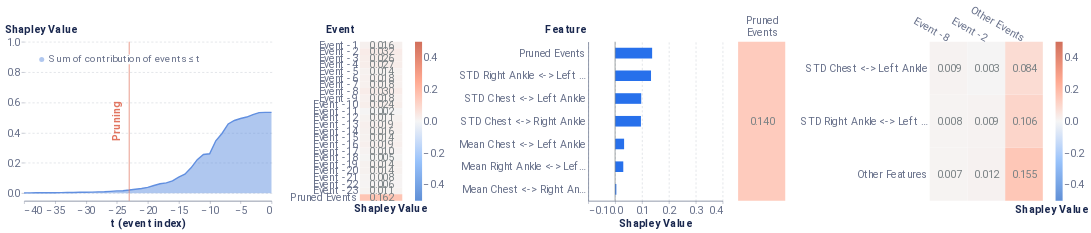

The cell this chart's notebook holds for it:
### Markdown cell above
### Local Report on positive instance

### Code cell
from timeshap.explainer import local_report

pruning_dict = {'tol': 0.025}
event_dict = {'rs': 42, 'nsamples': 32000}
feature_dict = {'rs': 42, 'nsamples': 32000, 'feature_names': model_features, 'plot_features': plot_feats}
cell_dict = {'rs': 42, 'nsamples': 32000, 'top_x_feats': 2, 'top_x_events': 2}
local_report(f, pos_x_data, pruning_dict, event_dict, feature_dict, cell_dict=cell_dict, entity_uuid=positive_sequence_id, entity_col='all_id', baseline=average_event)

### Figure 1 — Vega-Lite specification as saved in the notebook (floating-point values rounded to 4 significant figures)
{"config": {"axis": {"domain": true, "domainColor": "#666F89", "grid": false, "gridCap": "round", "gridColor": "#B3B7C4", "gridDash": [2, 4], "gridWidth": 0.5, "labelColor": "#666F89", "labelFont": "Roboto, Arial, sans-serif", "labelPadding": 2, "tickColor": "#666F89", "tickOpacity": 0.5, "tickSize": 4, "titleColor": "#19274E", "titleFont": "Roboto, Arial, sans-serif", "titleFontSize": 12}, "axisBand": {"domain": true, "labelPadding": 4, "ticks": false}, "axisY": {"domain": false, "titleAlign": "left", "titleAngle": 0, "titleX": -20, "titleY": -10}, "legend": {"labelColor": "#666F89", "labelFont": "Roboto, Arial, sans-serif", "labelFontSize": 12, "symbolSize": 40, "titleColor": "#19274E", "titleFont": "Roboto, Arial, sans-serif", "titleFontSize": 12, "titlePadding": 4}, "arc": {"stroke": "#FFFFFF", "strokeWidth": 1}, "bar": {"fill": "#2770EB", "stroke": null}, "line": {"stroke": "#2770EB", "strokeWidth": 2}, "path": {"stroke": "#2770EB", "strokeWidth": 0.5}, "point": {"fill": "#2770EB", "shape": "circle", "filled": true}, "rect": {"fill": "#2770EB"}, "rule": {"stroke": "#666F89"}, "shape": {"stroke": "#2770EB"}, "text": {"color": "#19274E", "font": "Roboto, Arial, sans-serif", "fontSize": 12}, "range": {"category": ["#2770EB", "#77B98A", "#DA5252", "#FFC400", "#A87AEA", "#00A39E", "#19274E"], "diverging": ["#006360", "#2BB3AE", "#96D9D7", "#FFFFFF", "#EDAAAA", "#DA5252", "#811D1D"], "heatmap": ["#18448F", "#1B4EA5", "#2770EB", "#4C88EE", "#82ACF3", "#A6C4F7", "#E9F1FD"], "ramp": ["#18448F", "#1B4EA5", "#2770EB", "#4C88EE", "#82ACF3", "#A6C4F7", "#E9F1FD"]}, "background": "#FFFFFF", "group": {"fill": "#FFFFFF"}, "header": {"labelColor": "#19274E", "labelFont": "Roboto, Arial, sans-serif", "labelFontSize": 12, "titleColor": "#19274E", "titleFont": "Roboto, Arial, sans-serif", "titleFontSize": 16}, "title": {"anchor": "start", "color": "#19274E", "font": "Roboto, Arial, sans-serif", "fontSize": 20, "fontWeight": "bold", "offset": 20, "subtitleColor": "#19274E", "subtitleFontSize": 16}, "view": {"continuousHeight": 300, "continuousWidth": 400, "stroke": "transparent"}}, "hconcat": [{"layer": [{"mark": {"type": "area", "opacity": 0.5}, "encoding": {"color": {"type": "nominal", "field": "Coalition", "legend": {"fillColor": "white", "labelFontSize": 14, "labelLimit": 0, "orient": "top-left", "symbolSize": 50, "symbolStrokeWidth": 0, "title": null}, "scale": {"domain": ["Sum of contribution of events ≤ t"], "range": ["#618FE0"]}}, "x": {"type": "quantitative", "axis": {"labelFontSize": 15, "title": "t (event index)", "titleFontSize": 15}, "field": "t (event index)"}, "y": {"type": "quantitative", "axis": {"grid": true, "labelFontSize": 15, "titleFontSize": 15, "titleX": -28}, "field": "Shapley Value", "scale": {"domain": [-0.05, 1]}}}}, {"mark": "line", "encoding": {"color": {"type": "nominal", "field": "Coalition", "legend": {"fillColor": "white", "labelFontSize": 14, "labelLimit": 0, "orient": "top-left", "symbolSize": 50, "symbolStrokeWidth": 0, "title": null}, "scale": {"domain": ["Sum of contribution of events ≤ t"], "range": ["#618FE0"]}}, "x": {"type": "quantitative", "axis": {"labelFontSize": 15, "title": "t (event index)", "titleFontSize": 15}, "field": "t (event index)"}, "y": {"type": "quantitative", "axis": {"grid": true, "labelFontSize": 15, "titleFontSize": 15, "titleX": -28}, "field": "Shapley Value", "scale": {"domain": [-0.05, 1]}}}}, {"data": {"name": "data-00f9f9d497b03298be4af29d0ce28e00"}, "mark": {"type": "rule", "color": "#E17560"}, "encoding": {"x": {"type": "quantitative", "field": "x"}}}, {"data": {"name": "data-3a7b7db6c2eceac850927f663c8c65eb"}, "mark": {"type": "text", "angle": 270, "color": "#E17560", "fontSize": 15, "fontWeight": "bold", "text": "Pruning"}, "encoding": {"x": {"type": "quantitative", "field": "x"}}}], "data": {"name": "data-5381ca137d48433380575fa620f21ad6"}, "height": 225, "width": 350}, {"layer": [{"mark": "rect", "encoding": {"color": {"type": "quantitative", "field": "rounded", "legend": {"gradientLength": 225, "gradientThickness": 10, "labelFontSize": 15, "orient": "right"}, "scale": {"domain": [-0.5, 0.5], "range": ["#5f8fd6", "#99c3fb", "#f5f5f5", "#ffaa92", "#d16f5b"]}, "title": null}, "x": {"type": "ordinal", "axis": {"title": "Shapley Value", "titleFontSize": 15}, "field": "column"}, "y": {"type": "ordinal", "axis": {"domain": false, "labelFontSize": 15, "title": "Event", "titleFontSize": 15, "titleX": -49}, "field": "Feature", "sort": ["Event -1", "Event -2", "Event -3", "Event -4", "Event -5", "Event -6", "Event -7", "Event -8", "Event -9", "Event -10", "Event -11", "Event -12", "Event -13", "Event -14", "Event -15", "Event -16", "Event -17", "Event -18", "Event -19", "Event -20", "Event -21", "Event -22", "Event -23", "Pruned Events"]}}}, {"mark": {"type": "text", "align": "right", "baseline": "middle", "color": "#798184", "dx": 18, "fontSize": 15}, "encoding": {"text": {"type": "nominal", "field": "rounded_str"}, "x": {"type": "ordinal", "axis": {"domain": false, "labels": false, "title": "Shapley Value", "titleX": 43}, "field": "column"}, "y": {"type": "ordinal", "axis": {"domain": false, "labelFontSize": 15, "title": "Event", "titleFontSize": 15, "titleX": -49}, "field": "Feature", "sort": ["Event -1", "Event -2", "Event -3", "Event -4", "Event -5", "Event -6", "Event -7", "Event -8", "Event -9", "Event -10", "Event -11", "Event -12", "Event -13", "Event -14", "Event -15", "Event -16", "Event -17", "Event -18", "Event -19", "Event -20", "Event -21", "Event -22", "Event -23", "Pruned Events"]}}}], "data": {"name": "data-fa14adf077a5e93ea9a36a019ded6981"}, "height": 225, "width": 60}, {"layer": [{"data": {"name": "data-ee5fc96509129c45ffe267dc3ff26161"}, "mark": {"type": "bar", "size": 15, "thickness": 1}, "encoding": {"x": {"type": "quantitative", "axis": {"grid": true, "labelFontSize": 15, "title": "Shapley Value", "titleFontSize": 15}, "field": "Shapley Value", "scale": {"domain": [-0.1, 0.4]}}, "y": {"type": "nominal", "axis": {"labelFontSize": 15, "title": "Feature", "titleFontSize": 15, "titleX": -61}, "field": "Feature", "sort": {"field": "sort_col", "order": "descending"}}}}, {"data": {"name": "data-9c00aa9dc2b1c1a0b4bf9b34ead12925"}, "mark": {"type": "rule", "color": "#798184"}, "encoding": {"x": {"type": "quantitative", "field": "x"}}}], "height": 225, "width": 190}, {"hconcat": [{"layer": [{"mark": "rect", "encoding": {"color": {"type": "quantitative", "field": "rounded", "legend": null, "scale": {"domain": [-0.5, 0.5], "range": ["#5f8fd6", "#99c3fb", "#f5f5f5", "#ffaa92", "#d16f5b"]}, "title": null}, "x": {"type": "nominal", "axis": {"titleFontSize": 15}, "field": "Event"}, "y": {"type": "nominal", "axis": {"domain": false, "labels": false, "title": null}, "field": "Feature"}}}, {"mark": {"type": "text", "align": "right", "baseline": "middle", "color": "#798184", "dx": 18, "fontSize": 15}, "encoding": {"text": {"type": "nominal", "field": "rounded_str"}, "x": {"type": "nominal", "axis": {"domain": false, "labelAngle": 0, "labelFontSize": 15, "labelOffset": 24, "labelPadding": 30, "orient": "top", "title": null}, "field": "Event"}, "y": {"type": "nominal", "axis": {"domain": false, "labels": false, "title": null}, "field": "Feature"}}}], "data": {"name": "data-3bbbad83f5b988e4dbf389d349066a1f"}, "height": 225, "width": 66.67}, {"layer": [{"mark": "rect", "encoding": {"color": {"type": "quantitative", "field": "rounded", "legend": {"gradientLength": 225, "gradientThickness": 10, "labelFontSize": 15, "orient": "right"}, "scale": {"domain": [-0.5, 0.5], "range": ["#5f8fd6", "#99c3fb", "#f5f5f5", "#ffaa92", "#d16f5b"]}, "title": null}, "x": {"type": "nominal", "axis": {"titleFontSize": 15}, "field": "Event", "sort": ["Event -8", "Event -2"]}, "y": {"type": "nominal", "axis": {"domain": false, "labelFontSize": 15, "title": null}, "field": "Feature", "sort": ["STD Chest <-> Left Ankle", "STD Right Ankle <-> Left Ankle"]}}}, {"mark": {"type": "text", "align": "right", "baseline": "middle", "color": "#798184", "dx": 18, "fontSize": 15}, "encoding": {"text": {"type": "nominal", "field": "rounded_str"}, "x": {"type": "nominal", "axis": {"domain": false, "labelAngle": 30, "labelFontSize": 15, "orient": "top", "title": "Shapley Value", "titleX": 172, "titleY": 245}, "field": "Event", "sort": ["Event -8", "Event -2"]}, "y": {"type": "nominal", "axis": {"domain": false, "labelFontSize": 15, "title": null}, "field": "Feature", "sort": ["STD Chest <-> Left Ankle", "STD Right Ankle <-> Left Ankle"]}}}], "data": {"name": "data-4b03e167613bd48574145c6f04a8f118"}, "height": 225, "width": 160}], "resolve": {"scale": {"color": "independent"}}}], "resolve": {"scale": {"color": "independent"}}, "$schema": "https://vega.github.io/schema/vega-lite/v4.8.1.json", "datasets": {"data-5381ca137d48433380575fa620f21ad6": [{"Coalition": "Sum of contribution of events > t", "t (event index)": 0, "Shapley Value": 0.0}, {"Coalition": "Sum of contribution of events ≤ t", "t (event index)": 0, "Shapley Value": 0.5338}, {"Coalition": "Sum of contribution of events > t", "t (event index)": -1, "Shapley Value": 0.0}, {"Coalition": "Sum of contribution of events ≤ t", "t (event index)": -1, "Shapley Value": 0.5338}, {"Coalition": "Sum of contribution of events > t", "t (event index)": -2, "Shapley Value": 0.001578}, {"Coalition": "Sum of contribution of events ≤ t", "t (event index)": -2, "Shapley Value": 0.5322}, {"Coalition": "Sum of contribution of events > t", "t (event index)": -3, "Shapley Value": 0.01475}, {"Coalition": "Sum of contribution of events ≤ t", "t (event index)": -3, "Shapley Value": 0.519}, {"Coalition": "Sum of contribution of events > t", "t (event index)": -4, "Shapley Value": 0.03109}, {"Coalition": "Sum of contribution of events ≤ t", "t (event index)": -4, "Shapley Value": 0.5027}, {"Coalition": "Sum of contribution of events > t", "t (event index)": -5, "Shapley Value": 0.04059}, {"Coalition": "Sum of contribution of events ≤ t", "t (event index)": -5, "Shapley Value": 0.4932}, {"Coalition": "Sum of contribution of events > t", "t (event index)": -6, "Shapley Value": 0.05383}, {"Coalition": "Sum of contribution of events ≤ t", "t (event index)": -6, "Shapley Value": 0.4799}, {"Coalition": "Sum of contribution of events > t", "t (event index)": -7, "Shapley Value": 0.07662}, {"Coalition": "Sum of contribution of events ≤ t", "t (event index)": -7, "Shapley Value": 0.4571}, {"Coalition": "Sum of contribution of events > t", "t (event index)": -8, "Shapley Value": 0.1393}, {"Coalition": "Sum of contribution of events ≤ t", "t (event index)": -8, "Shapley Value": 0.3944}, {"Coalition": "Sum of contribution of events > t", "t (event index)": -9, "Shapley Value": 0.1877}, {"Coalition": "Sum of contribution of events ≤ t", "t (event index)": -9, "Shapley Value": 0.346}, {"Coalition": "Sum of contribution of events > t", "t (event index)": -10, "Shapley Value": 0.2738}, {"Coalition": "Sum of contribution of events ≤ t", "t (event index)": -10, "Shapley Value": 0.26}, {"Coalition": "Sum of contribution of events > t", "t (event index)": -11, "Shapley Value": 0.2781}, {"Coalition": "Sum of contribution of events ≤ t", "t (event index)": -11, "Shapley Value": 0.2557}, {"Coalition": "Sum of contribution of events > t", "t (event index)": -12, "Shapley Value": 0.312}, {"Coalition": "Sum of contribution of events ≤ t", "t (event index)": -12, "Shapley Value": 0.2217}, {"Coalition": "Sum of contribution of events > t", "t (event index)": -13, "Shapley Value": 0.3661}, {"Coalition": "Sum of contribution of events ≤ t", "t (event index)": -13, "Shapley Value": 0.1676}, {"Coalition": "Sum of contribution of events > t", "t (event index)": -14, "Shapley Value": 0.4081}, {"Coalition": "Sum of contribution of events ≤ t", "t (event index)": -14, "Shapley Value": 0.1256}, {"Coalition": "Sum of contribution of events > t", "t (event index)": -15, "Shapley Value": 0.4278}, {"Coalition": "Sum of contribution of events ≤ t", "t (event index)": -15, "Shapley Value": 0.106}, {"Coalition": "Sum of contribution of events > t", "t (event index)": -16, "Shapley Value": 0.4525}, {"Coalition": "Sum of contribution of events ≤ t", "t (event index)": -16, "Shapley Value": 0.08125}, {"Coalition": "Sum of contribution of events > t", "t (event index)": -17, "Shapley Value": 0.4653}, {"Coalition": "Sum of contribution of events ≤ t", "t (event index)": -17, "Shapley Value": 0.06849}, {"Coalition": "Sum of contribution of events > t", "t (event index)": -18, "Shapley Value": 0.471}, {"Coalition": "Sum of contribution of events ≤ t", "t (event index)": -18, "Shapley Value": 0.0628}, {"Coalition": "Sum of contribution of events > t", "t (event index)": -19, "Shapley Value": 0.4826}, {"Coalition": "Sum of contribution of events ≤ t", "t (event index)": -19, "Shapley Value": 0.05113}, {"Coalition": "Sum of contribution of events > t", "t (event index)": -20, "Shapley Value": 0.4956}, {"Coalition": "Sum of contribution of events ≤ t", "t (event index)": -20, "Shapley Value": 0.03818}, {"Coalition": "Sum of contribution of events > t", "t (event index)": -21, "Shapley Value": 0.5027}, {"Coalition": "Sum of contribution of events ≤ t", "t (event index)": -21, "Shapley Value": 0.03106}, {"Coalition": "Sum of contribution of events > t", "t (event index)": -22, "Shapley Value": 0.5071}, {"Coalition": "Sum of contribution of events ≤ t", "t (event index)": -22, "Shapley Value": 0.02665}, {"Coalition": "Sum of contribution of events > t", "t (event index)": -23, "Shapley Value": 0.5128}, {"Coalition": "Sum of contribution of events ≤ t", "t (event index)": -23, "Shapley Value": 0.02101}, {"Coalition": "Sum of contribution of events > t", "t (event index)": -24, "Shapley Value": 0.517}, {"Coalition": "Sum of contribution of events ≤ t", "t (event index)": -24, "Shapley Value": 0.01672}, {"Coalition": "Sum of contribution of events > t", "t (event index)": -25, "Shapley Value": 0.5185}, {"Coalition": "Sum of contribution of events ≤ t", "t (event index)": -25, "Shapley Value": 0.01522}, {"Coalition": "Sum of contribution of events > t", "t (event index)": -26, "Shapley Value": 0.5214}, {"Coalition": "Sum of contribution of events ≤ t", "t (event index)": -26, "Shapley Value": 0.01239}, {"Coalition": "Sum of contribution of events > t", "t (event index)": -27, "Shapley Value": 0.5238}, {"Coalition": "Sum of contribution of events ≤ t", "t (event index)": -27, "Shapley Value": 0.009946}, {"Coalition": "Sum of contribution of events > t", "t (event index)": -28, "Shapley Value": 0.5247}, {"Coalition": "Sum of contribution of events ≤ t", "t (event index)": -28, "Shapley Value": 0.009102}, {"Coalition": "Sum of contribution of events > t", "t (event index)": -29, "Shapley Value": 0.5267}, {"Coalition": "Sum of contribution of events ≤ t", "t (event index)": -29, "Shapley Value": 0.007073}, {"Coalition": "Sum of contribution of events > t", "t (event index)": -30, "Shapley Value": 0.5277}, {"Coalition": "Sum of contribution of events ≤ t", "t (event index)": -30, "Shapley Value": 0.006026}, {"Coalition": "Sum of contribution of events > t", "t (event index)": -31, "Shapley Value": 0.5277}, {"Coalition": "Sum of contribution of events ≤ t", "t (event index)": -31, "Shapley Value": 0.006011}, {"Coalition": "Sum of contribution of events > t", "t (event index)": -32, "Shapley Value": 0.5286}, {"Coalition": "Sum of contribution of events ≤ t", "t (event index)": -32, "Shapley Value": 0.005188}, {"Coalition": "Sum of contribution of events > t", "t (event index)": -33, "Shapley Value": 0.5292}, {"Coalition": "Sum of contribution of events ≤ t", "t (event index)": -33, "Shapley Value": 0.004562}, {"Coalition": "Sum of contribution of events > t", "t (event index)": -34, "Shapley Value": 0.5297}, {"Coalition": "Sum of contribution of events ≤ t", "t (event index)": -34, "Shapley Value": 0.004075}, {"Coalition": "Sum of contribution of events > t", "t (event index)": -35, "Shapley Value": 0.5304}, {"Coalition": "Sum of contribution of events ≤ t", "t (event index)": -35, "Shapley Value": 0.003368}, {"Coalition": "Sum of contribution of events > t", "t (event index)": -36, "Shapley Value": 0.5308}, {"Coalition": "Sum of contribution of events ≤ t", "t (event index)": -36, "Shapley Value": 0.002911}, {"Coalition": "Sum of contribution of events > t", "t (event index)": -37, "Shapley Value": 0.5309}, {"Coalition": "Sum of contribution of events ≤ t", "t (event index)": -37, "Shapley Value": 0.002835}, {"Coalition": "Sum of contribution of events > t", "t (event index)": -38, "Shapley Value": 0.5311}, {"Coalition": "Sum of contribution of events ≤ t", "t (event index)": -38, "Shapley Value": 0.002656}, {"Coalition": "Sum of contribution of events > t", "t (event index)": -39, "Shapley Value": 0.5316}, {"Coalition": "Sum of contribution of events ≤ t", "t (event index)": -39, "Shapley Value": 0.002195}, {"Coalition": "Sum of contribution of events > t", "t (event index)": -40, "Shapley Value": 0.5316}, {"Coalition": "Sum of contribution of events ≤ t", "t (event index)": -40, "Shapley Value": 0.00214}], "data-00f9f9d497b03298be4af29d0ce28e00": [{"x": -23}], "data-3a7b7db6c2eceac850927f663c8c65eb": [{"x": -25}], "data-fa14adf077a5e93ea9a36a019ded6981": [{"Shapley Value": 0.016, "Feature": "Event -1", "row": 1, "column": 1, "rounded": 0.016, "rounded_str": "0.016"}, {"Shapley Value": 0.0321, "Feature": "Event -2", "row": 2, "column": 1, "rounded": 0.032, "rounded_str": "0.032"}, {"Shapley Value": 0.02585, "Feature": "Event -3", "row": 3, "column": 1, "rounded": 0.026, "rounded_str": "0.026"}, {"Shapley Value": 0.02677, "Feature": "Event -4", "row": 4, "column": 1, "rounded": 0.027, "rounded_str": "0.027"}, {"Shapley Value": 0.01421, "Feature": "Event -5", "row": 5, "column": 1, "rounded": 0.014, "rounded_str": "0.014"}, {"Shapley Value": 0.01776, "Feature": "Event -6", "row": 6, "column": 1, "rounded": 0.018, "rounded_str": "0.018"}, {"Shapley Value": 0.01835, "Feature": "Event -7", "row": 7, "column": 1, "rounded": 0.018, "rounded_str": "0.018"}, {"Shapley Value": 0.02957, "Feature": "Event -8", "row": 8, "column": 1, "rounded": 0.03, "rounded_str": "0.030"}, {"Shapley Value": 0.01837, "Feature": "Event -9", "row": 9, "column": 1, "rounded": 0.018, "rounded_str": "0.018"}, {"Shapley Value": 0.02355, "Feature": "Event -10", "row": 10, "column": 1, "rounded": 0.024, "rounded_str": "0.024"}, {"Shapley Value": 0.002317, "Feature": "Event -11", "row": 11, "column": 1, "rounded": 0.002, "rounded_str": "0.002"}, {"Shapley Value": 0.01126, "Feature": "Event -12", "row": 12, "column": 1, "rounded": 0.011, "rounded_str": "0.011"}, {"Shapley Value": 0.01888, "Feature": "Event -13", "row": 13, "column": 1, "rounded": 0.019, "rounded_str": "0.019"}, {"Shapley Value": 0.01601, "Feature": "Event -14", "row": 14, "column": 1, "rounded": 0.016, "rounded_str": "0.016"}, {"Shapley Value": 0.0139, "Feature": "Event -15", "row": 15, "column": 1, "rounded": 0.014, "rounded_str": "0.014"}, {"Shapley Value": 0.01892, "Feature": "Event -16", "row": 16, "column": 1, "rounded": 0.019, "rounded_str": "0.019"}, {"Shapley Value": 0.0103, "Feature": "Event -17", "row": 17, "column": 1, "rounded": 0.01, "rounded_str": "0.010"}, {"Shapley Value": 0.004536, "Feature": "Event -18", "row": 18, "column": 1, "rounded": 0.005, "rounded_str": "0.005"}, {"Shapley Value": 0.01429, "Feature": "Event -19", "row": 19, "column": 1, "rounded": 0.014, "rounded_str": "0.014"}, {"Shapley Value": 0.01402, "Feature": "Event -20", "row": 20, "column": 1, "rounded": 0.014, "rounded_str": "0.014"}, {"Shapley Value": 0.007774, "Feature": "Event -21", "row": 21, "column": 1, "rounded": 0.008, "rounded_str": "0.008"}, {"Shapley Value": 0.005924, "Feature": "Event -22", "row": 22, "column": 1, "rounded": 0.006, "rounded_str": "0.006"}, {"Shapley Value": 0.01063, "Feature": "Event -23", "row": 23, "column": 1, "rounded": 0.011, "rounded_str": "0.011"}, {"Shapley Value": 0.1625, "Feature": "Pruned Events", "row": 24, "column": 1, "rounded": 0.162, "rounded_str": "0.162"}], "data-ee5fc96509129c45ffe267dc3ff26161": [{"Random seed": 42, "NSamples": 32000, "Feature": "Mean Chest <-> Right Ankle", "Shapley Value": 0.00465, "sort_col": 0.00465}, {"Random seed": 42, "NSamples": 32000, "Feature": "STD Chest <-> Right Ankle", "Shapley Value": 0.09619, "sort_col": 0.09619}, {"Random seed": 42, "NSamples": 32000, "Feature": "Mean Chest <-> Left Ankle", "Shapley Value": 0.03353, "sort_col": 0.03353}, {"Random seed": 42, "NSamples": 32000, "Feature": "STD Chest <-> Left Ankle", "Shapley Value": 0.09727, "sort_col": 0.09727}, {"Random seed": 42, "NSamples": 32000, "Feature": "Mean Right Ankle <-> Left Ankle", "Shapley Value": 0.03051, "sort_col": 0.03051}, {"Random seed": 42, "NSamples": 32000, "Feature": "STD Right Ankle <-> Left Ankle", "Shapley Value": 0.1337, "sort_col": 0.1337}, {"Random seed": 42, "NSamples": 32000, "Feature": "Pruned Events", "Shapley Value": 0.1379, "sort_col": 0.1379}], "data-9c00aa9dc2b1c1a0b4bf9b34ead12925": [{"x": 0}], "data-3bbbad83f5b988e4dbf389d349066a1f": [{"Event": ["Pruned", "Events"], "Feature": "Other features", "rounded": 0.14, "rounded_str": "0.140"}], "data-4b03e167613bd48574145c6f04a8f118": [{"Event": "Other Events", "Feature": "Other Features", "Shapley Value": 0.155, "rounded": 0.155, "rounded_str": "0.155"}, {"Event": "Other Events", "Feature": "STD Right Ankle <-> Left Ankle", "Shapley Value": 0.1063, "rounded": 0.106, "rounded_str": "0.106"}, {"Event": "Other Events", "Feature": "STD Chest <-> Left Ankle", "Shapley Value": 0.08422, "rounded": 0.084, "rounded_str": "0.084"}, {"Event": "Event -2", "Feature": "Other Features", "Shapley Value": 0.01243, "rounded": 0.012, "rounded_str": "0.012"}, {"Event": "Event -2", "Feature": "STD Right Ankle <-> Left Ankle", "Shapley Value": 0.008955, "rounded": 0.009, "rounded_str": "0.009"}, {"Event": "Event -8", "Feature": "STD Chest <-> Left Ankle", "Shapley Value": 0.008817, "rounded": 0.009, "rounded_str": "0.009"}, {"Event": "Event -8", "Feature": "STD Right Ankle <-> Left Ankle", "Shapley Value": 0.008438, "rounded": 0.008, "rounded_str": "0.008"}, {"Event": "Event -8", "Feature": "Other Features", "Shapley Value": 0.007057, "rounded": 0.007, "rounded_str": "0.007"}, {"Event": "Event -2", "Feature": "STD Chest <-> Left Ankle", "Shapley Value": 0.003017, "rounded": 0.003, "rounded_str": "0.003"}]}}
